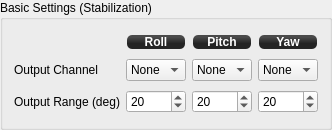
            <widget class="QGroupBox" name="groupBox_5">
             <property name="sizePolicy">
              <sizepolicy hsizetype="Preferred" vsizetype="Preferred">
               <horstretch>0</horstretch>
               <verstretch>0</verstretch>
              </sizepolicy>
             </property>
             <property name="minimumSize">
              <size>
               <width>0</width>
               <height>130</height>
              </size>
             </property>
             <property name="maximumSize">
              <size>
               <width>16777215</width>
               <height>16777215</height>
              </size>
             </property>
             <property name="title">
              <string>Basic Settings (Stabilization)</string>
             </property>
             <layout class="QGridLayout" name="gridLayout_9">
              <item row="2" column="3">
               <widget class="QSpinBox" name="yawOutputRange">
                <property name="focusPolicy">
                 <enum>Qt::StrongFocus</enum>
                </property>
                <property name="toolTip">
                 <string>Camera yaw angle for 100% output value, deg.

This value should be tuned for particular gimbal and servo. You also
have to define channel output range using Output configuration tab.</string>
                </property>
                <property name="maximum">
                 <number>180</number>
                </property>
                <property name="value">
                 <number>20</number>
                </property>
                <property name="objrelation" stdset="0">
                 <stringlist notr="true">
                  <string>objname:CameraStabSettings</string>
                  <string>fieldname:OutputRange</string>
                  <string>element:Yaw</string>
                  <string>haslimits:no</string>
                  <string>scale:1</string>
                  <string>buttongroup:1</string>
                 </stringlist>
                </property>
               </widget>
              </item>
              <item row="2" column="2">
               <widget class="QSpinBox" name="pitchOutputRange">
                <property name="focusPolicy">
                 <enum>Qt::StrongFocus</enum>
                </property>
                <property name="toolTip">
                 <string>Camera pitch angle for 100% output value, deg.

This value should be tuned for particular gimbal and servo. You also
have to define channel output range using Output configuration tab.</string>
                </property>
                <property name="maximum">
                 <number>180</number>
                </property>
                <property name="value">
                 <number>20</number>
                </property>
                <property name="objrelation" stdset="0">
                 <stringlist notr="true">
                  <string>objname:CameraStabSettings</string>
                  <string>fieldname:OutputRange</string>
                  <string>element:Pitch</string>
                  <string>haslimits:no</string>
                  <string>scale:1</string>
                  <string>buttongroup:1</string>
                 </stringlist>
                </property>
               </widget>
              </item>
              <item row="2" column="1">
               <widget class="QSpinBox" name="rollOutputRange">
                <property name="focusPolicy">
                 <enum>Qt::StrongFocus</enum>
                </property>
                <property name="toolTip">
                 <string>Camera roll angle for 100% output value, deg.

This value should be tuned for particular gimbal and servo. You also
have to define channel output range using Output configuration tab.</string>
                </property>
                <property name="maximum">
                 <number>180</number>
                </property>
                <property name="value">
                 <number>20</number>
                </property>
                <property name="objrelation" stdset="0">
                 <stringlist notr="true">
                  <string>objname:CameraStabSettings</string>
                  <string>fieldname:OutputRange</string>
                  <string>element:Roll</string>
                  <string>haslimits:no</string>
                  <string>scale:1</string>
                  <string>buttongroup:1</string>
                 </stringlist>
                </property>
               </widget>
              </item>
              <item row="1" column="3">
               <widget class="QComboBox" name="yawChannel">
                <property name="focusPolicy">
                 <enum>Qt::StrongFocus</enum>
                </property>
                <property name="toolTip">
                 <string>Yaw output channel for camera gimbal</string>
                </property>
                <item>
                 <property name="text">
                  <string>None</string>
                 </property>
                </item>
               </widget>
              </item>
              <item row="1" column="2">
               <widget class="QComboBox" name="pitchChannel">
                <property name="focusPolicy">
                 <enum>Qt::StrongFocus</enum>
                </property>
                <property name="toolTip">
                 <string>Pitch output channel for camera gimbal</string>
                </property>
                <item>
                 <property name="text">
                  <string>None</string>
                 </property>
                </item>
               </widget>
              </item>
              <item row="1" column="1">
               <widget class="QComboBox" name="rollChannel">
                <property name="focusPolicy">
                 <enum>Qt::StrongFocus</enum>
                </property>
                <property name="toolTip">
                 <string>Roll output channel for camera gimbal</string>
                </property>
                <item>
                 <property name="text">
                  <string>None</string>
                 </property>
                </item>
               </widget>
              </item>
              <item row="1" column="0">
               <widget class="QLabel" name="label_42">
                <property name="text">
                 <string>Output Channel</string>
                </property>
               </widget>
              </item>
              <item row="2" column="0">
               <widget class="QLabel" name="label_43">
                <property name="toolTip">
                 <string>Degrees deflection for half the full motion.</string>
                </property>
                <property name="text">
                 <string>Output Range (deg)</string>
                </property>
               </widget>
              </item>
              <item row="0" column="3">
               <widget class="QLabel" name="label_44">
                <property name="minimumSize">
                 <size>
                  <width>0</width>
                  <height>16</height>
                 </size>
                </property>
                <property name="maximumSize">
                 <size>
                  <width>16777215</width>
                  <height>16</height>
                 </size>
                </property>
                <property name="styleSheet">
                 <string notr="true">background-color: qlineargradient(spread:reflect, x1:0.507, y1:0, x2:0.507, y2:0.772, stop:0.208955 rgba(74, 74, 74, 255), stop:0.78607 rgba(36, 36, 36, 255));
color: rgb(255, 255, 255);
border-radius: 5;
font: bold 12px;
margin:1px;</string>
                </property>
                <property name="text">
                 <string>Yaw</string>
                </property>
                <property name="alignment">
                 <set>Qt::AlignCenter</set>
                </property>
               </widget>
              </item>
              <item row="0" column="2">
               <widget class="QLabel" name="label_45">
                <property name="minimumSize">
                 <size>
                  <width>0</width>
                  <height>16</height>
                 </size>
                </property>
                <property name="maximumSize">
                 <size>
                  <width>16777215</width>
                  <height>16</height>
                 </size>
                </property>
                <property name="styleSheet">
                 <string notr="true">background-color: qlineargradient(spread:reflect, x1:0.507, y1:0, x2:0.507, y2:0.772, stop:0.208955 rgba(74, 74, 74, 255), stop:0.78607 rgba(36, 36, 36, 255));
color: rgb(255, 255, 255);
border-radius: 5;
font: bold 12px;
margin:1px;</string>
                </property>
                <property name="text">
                 <string>Pitch</string>
                </property>
                <property name="alignment">
                 <set>Qt::AlignCenter</set>
                </property>
               </widget>
              </item>
              <item row="0" column="1">
               <widget class="QLabel" name="label_46">
                <property name="minimumSize">
                 <size>
                  <width>0</width>
                  <height>16</height>
                 </size>
                </property>
                <property name="maximumSize">
                 <size>
                  <width>16777215</width>
                  <height>16</height>
                 </size>
                </property>
                <property name="styleSheet">
                 <string notr="true">background-color: qlineargradient(spread:reflect, x1:0.507, y1:0, x2:0.507, y2:0.772, stop:0.208955 rgba(74, 74, 74, 255), stop:0.78607 rgba(36, 36, 36, 255));
color: rgb(255, 255, 255);
border-radius: 5;
font: bold 12px;
margin:1px;</string>
                </property>
                <property name="text">
                 <string>Roll</string>
                </property>
                <property name="alignment">
                 <set>Qt::AlignCenter</set>
                </property>
               </widget>
              </item>
             </layout>
            </widget>
